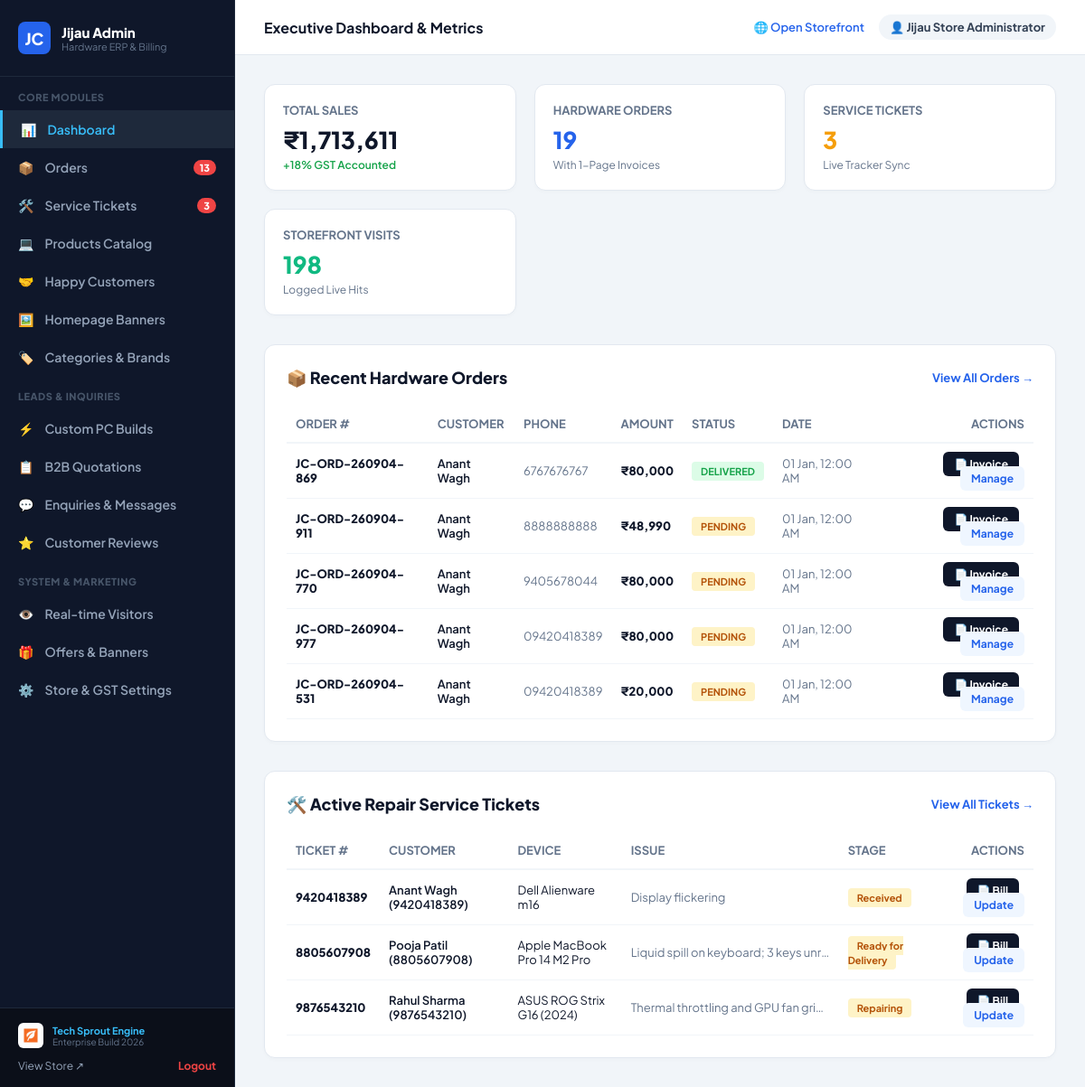
The app's page /php-jijaucomputers/admin/index.php (signed in), older data.
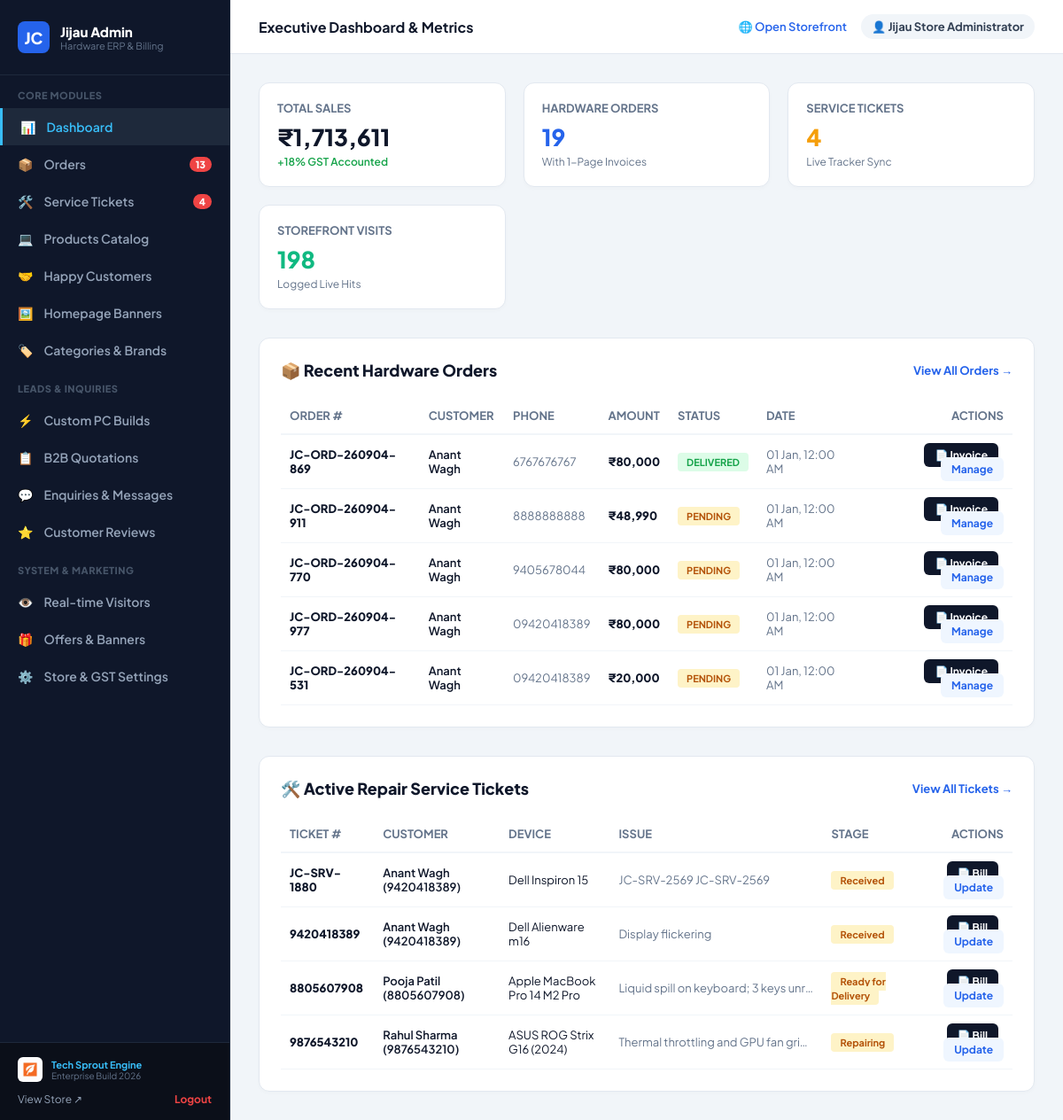
The same page, newer data.
### tables this page shows
CREATE TABLE "Order" (
    "id" TEXT NOT NULL PRIMARY KEY,
    "orderNumber" TEXT NOT NULL,
    "userId" TEXT,
    "customerName" TEXT NOT NULL,
    "phone" TEXT NOT NULL,
    "email" TEXT,
    "address" TEXT NOT NULL,
    "city" TEXT NOT NULL,
    "pincode" TEXT NOT NULL,
    "notes" TEXT,
    "subtotal" REAL NOT NULL,
    "discount" REAL NOT NULL DEFAULT 0,
    "tax" REAL NOT NULL DEFAULT 0,
    "total" REAL NOT NULL,
    "paymentMode" TEXT NOT NULL DEFAULT 'CASH_ON_DELIVERY',
    "status" TEXT NOT NULL DEFAULT 'PENDING',
    "createdAt" DATETIME NOT NULL DEFAULT CURRENT_TIMESTAMP,
    "updatedAt" DATETIME NOT NULL,
    CONSTRAINT "Order_userId_fkey" FOREIGN KEY ("userId") REFERENCES "User" ("id") ON DELETE SET NULL ON UPDATE CASCADE
);

CREATE TABLE "ServiceRequest" (
    "id" TEXT NOT NULL PRIMARY KEY,
    "ticketId" TEXT NOT NULL,
    "customerName" TEXT NOT NULL,
    "phone" TEXT NOT NULL,
    "email" TEXT,
    "deviceType" TEXT NOT NULL,
    "brand" TEXT NOT NULL,
    "model" TEXT NOT NULL,
    "serialNo" TEXT,
    "issueDesc" TEXT NOT NULL,
    "status" TEXT NOT NULL DEFAULT 'Received',
    "adminNotes" TEXT,
    "estimatedCost" REAL,
    "createdAt" DATETIME NOT NULL DEFAULT CURRENT_TIMESTAMP,
    "updatedAt" DATETIME NOT NULL
);

### php-jijaucomputers/includes/functions.php (called while the page is built, shortened)
<?php
function formatPrice($amount): string {
    $num = floatval($amount);
    return '₹' . number_format($num, 0, '.', ',');
}

### php-jijaucomputers/admin/index.php (the view, shortened to what the changed rows need)
<?php
require_once __DIR__ . '/includes/header.php';
require_once __DIR__ . '/includes/sidebar.php';
$db = getDB();
$totalServices = $db->query('SELECT COUNT(*) FROM "ServiceRequest"')->fetchColumn();
$recentOrders = $db->query('SELECT * FROM "Order" ORDER BY createdAt DESC LIMIT 5')->fetchAll();
$recentServices = $db->query('SELECT * FROM "ServiceRequest" ORDER BY createdAt DESC LIMIT 5')->fetchAll();
?>
<div style="display: flex; flex-direction: column; gap: 32px;">
  <div style="display: grid; grid-template-columns: repeat(auto-fit, minmax(220px, 1fr)); gap: 20px;">
    <div style="background: white; border-radius: 12px; border: 1px solid #e2e8f0; padding: 20px; box-shadow: 0 2px 4px rgba(0,0,0,0.02);">
      <div style="font-size: 13px; font-weight: 700; color: #64748b; text-transform: uppercase;">Service Tickets</div>
      <div style="font-size: 26px; font-weight: 900; color: #f59e0b; margin: 8px 0 4px;"><?= $totalServices ?></div>
      <div style="font-size: 12px; color: #64748b;">Live Tracker Sync</div>
    </div>
  </div>
  <div style="background: white; border-radius: 12px; border: 1px solid #e2e8f0; padding: 24px; box-shadow: 0 2px 4px rgba(0,0,0,0.02);">
    <div style="display: flex; justify-content: space-between; align-items: center; margin-bottom: 20px;">
      <h2 style="font-size: 18px; font-weight: 800; color: #0f172a; margin: 0;">📦 Recent Hardware Orders</h2>
    </div>
    <div style="overflow-x: auto;">
      <table style="width: 100%; border-collapse: collapse; font-size: 13px; text-align: left;">
        <thead>
          <tr style="border-bottom: 2px solid #f1f5f9; color: #64748b;">
            <th style="padding: 12px 10px;">ORDER #</th>
            <th style="padding: 12px 10px;">CUSTOMER</th>
            <th style="padding: 12px 10px;">PHONE</th>
            <th style="padding: 12px 10px;">AMOUNT</th>
            <th style="padding: 12px 10px;">STATUS</th>
            <th style="padding: 12px 10px;">DATE</th>
            <th style="padding: 12px 10px; text-align: right;">ACTIONS</th>
          </tr>
        </thead>
        <tbody>
          <?php if (empty($recentOrders)): ?>
            <tr><td colspan="7" style="padding: 24px; text-align: center; color: #94a3b8;">No orders recorded yet.</td></tr>
          <?php else: ?>
            <?php foreach ($recentOrders as $ord): ?>
              <tr style="border-bottom: 1px solid #f1f5f9;">
                <td style="padding: 14px 10px; font-weight: 800; color: #0f172a;"><?= htmlspecialchars($ord['orderNumber']) ?></td>
                <td style="padding: 14px 10px; font-weight: 600;"><?= htmlspecialchars($ord['customerName']) ?></td>
                <td style="padding: 14px 10px; color: #64748b;"><?= htmlspecialchars($ord['phone']) ?></td>
                <td style="padding: 14px 10px; font-weight: 800; color: #0f172a;"><?= formatPrice($ord['total']) ?></td>
                <td style="padding: 14px 10px;">
                  <span style="padding: 4px 10px; border-radius: 4px; font-weight: 700; font-size: 11px; background: <?= $ord['status'] === 'DELIVERED' ? '#dcfce7; color: #16a34a;' : ($ord['status'] === 'PENDING' ? '#fef3c7; color: #b45309;' : '#dbeafe; color: #1e40af;') ?>">
                    <?= htmlspecialchars($ord['status']) ?>
                  </span>
                </td>
                <td style="padding: 14px 10px; color: #64748b;"><?= date('d M, h:i A', strtotime($ord['createdAt'])) ?></td>
                <td style="padding: 14px 10px; text-align: right;">
                  <a href="/invoice.php?order=<?= urlencode($ord['orderNumber']) ?>&print=true" target="_blank" style="padding: 6px 12px; background: #0f172a; color: white; border-radius: 6px; text-decoration: none; font-weight: 700; font-size: 12px; margin-right: 6px;">
                    📄 Invoice
                  </a>
                  <a href="/admin/orders.php" style="padding: 6px 12px; background: #eff6ff; color: #2563eb; border-radius: 6px; text-decoration: none; font-weight: 700; font-size: 12px;">
                    Manage
                  </a>
                </td>
              </tr>
            <?php endforeach; ?>
          <?php endif; ?>
        </tbody>
      </table>
    </div>
  </div>
  <div style="background: white; border-radius: 12px; border: 1px solid #e2e8f0; padding: 24px; box-shadow: 0 2px 4px rgba(0,0,0,0.02);">
    <div style="display: flex; justify-content: space-between; align-items: center; margin-bottom: 20px;">
      <h2 style="font-size: 18px; font-weight: 800; color: #0f172a; margin: 0;">🛠️ Active Repair Service Tickets</h2>
    </div>
    <div style="overflow-x: auto;">
      <table style="width: 100%; border-collapse: collapse; font-size: 13px; text-align: left;">
        <thead>
          <tr style="border-bottom: 2px solid #f1f5f9; color: #64748b;">
            <th style="padding: 12px 10px;">TICKET #</th>
            <th style="padding: 12px 10px;">CUSTOMER</th>
            <th style="padding: 12px 10px;">DEVICE</th>
            <th style="padding: 12px 10px;">ISSUE</th>
            <th style="padding: 12px 10px;">STAGE</th>
            <th style="padding: 12px 10px; text-align: right;">ACTIONS</th>
          </tr>
        </thead>
        <tbody>
          <?php if (empty($recentServices)): ?>
            <tr><td colspan="6" style="padding: 24px; text-align: center; color: #94a3b8;">No repair tickets logged.</td></tr>
          <?php else: ?>
            <?php foreach ($recentServices as $srv): ?>
              <tr style="border-bottom: 1px solid #f1f5f9;">
                <td style="padding: 14px 10px; font-weight: 800; color: #0f172a;"><?= htmlspecialchars($srv['ticketId']) ?></td>
                <td style="padding: 14px 10px; font-weight: 600;"><?= htmlspecialchars($srv['customerName']) ?> (<?= htmlspecialchars($srv['phone']) ?>)</td>
                <td style="padding: 14px 10px;"><?= htmlspecialchars($srv['brand']) ?> <?= htmlspecialchars($srv['model']) ?></td>
                <td style="padding: 14px 10px; color: #64748b; max-width: 240px; white-space: nowrap; overflow: hidden; text-overflow: ellipsis;"><?= htmlspecialchars($srv['issueDesc']) ?></td>
                <td style="padding: 14px 10px;">
                  <span style="padding: 4px 10px; border-radius: 4px; font-weight: 700; font-size: 11px; background: #fef3c7; color: #b45309;">
                    <?= htmlspecialchars($srv['status']) ?>
                  </span>
                </td>
                <td style="padding: 14px 10px; text-align: right;">
                  <a href="/invoice.php?service=<?= urlencode($srv['ticketId']) ?>&print=true" target="_blank" style="padding: 6px 12px; background: #0f172a; color: white; border-radius: 6px; text-decoration: none; font-weight: 700; font-size: 12px; margin-right: 6px;">
                    📄 Bill
                  </a>
                  <a href="/admin/service-requests.php" style="padding: 6px 12px; background: #eff6ff; color: #2563eb; border-radius: 6px; text-decoration: none; font-weight: 700; font-size: 12px;">
                    Update
                  </a>
                </td>
              </tr>
            <?php endforeach; ?>
          <?php endif; ?>
        </tbody>
      </table>
    </div>
  </div>
</div>
<?php
require_once __DIR__ . '/includes/footer.php';
?>

### php-jijaucomputers/admin/includes/sidebar.php (shortened to what the changed rows need)
<?php
$currentUri = $_SERVER['REQUEST_URI'];
?>
<aside class="admin-sidebar">
  <nav style="padding: 16px 0; flex: 1; overflow-y: auto;">
    <a href="/admin/service-requests.php" class="nav-item <?= str_contains($currentUri, 'service-requests.php') ? 'active' : '' ?>">
      <span>🛠️</span> Service Tickets
      <?php if (!empty($activeServiceCount)): ?>
        <span class="badge-count"><?= $activeServiceCount ?></span>
      <?php endif; ?>
    </a>
  </nav>
</aside>
<div class="admin-main">
  <main class="admin-content">

Row changes from the older to the newer data that the page shows:
added servicerequest: ticketId "JC-SRV-1880", customerName "Anant Wagh", phone "9420418389", brand "Dell", model "Inspiron 15", issueDesc "JC-SRV-2569 JC-SRV-2569", status "Received"
Text that changed along with them:
$activeServiceCount: "3" → "4"
$totalServices: "3" → "4"
